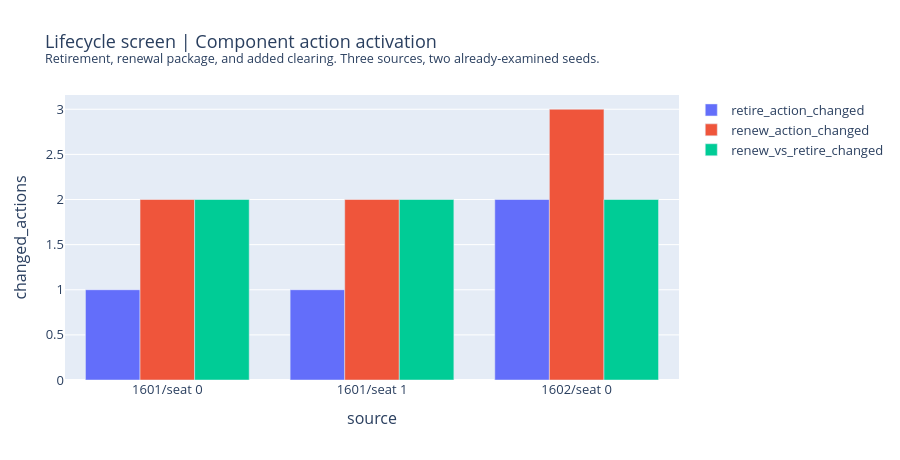
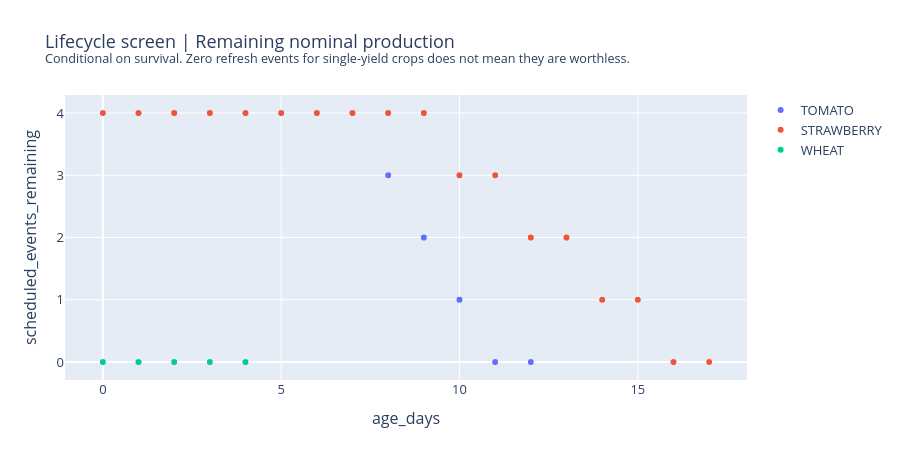
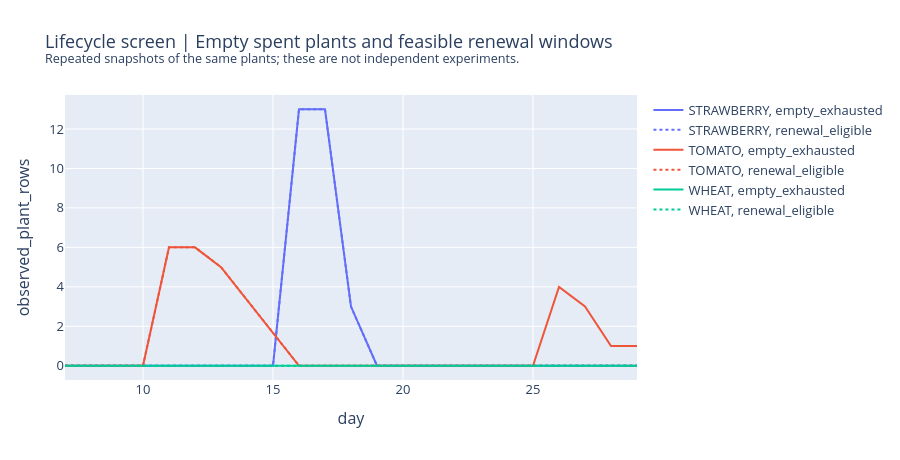
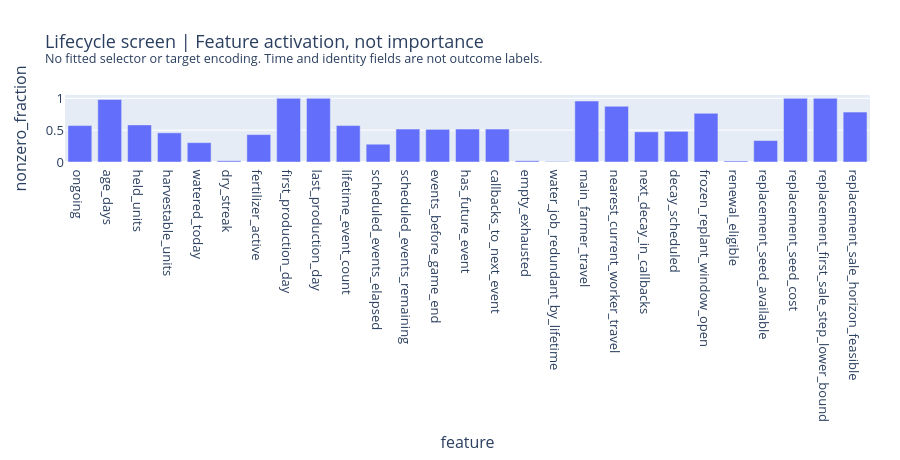

Notebook code for these charts, in order:
### Code cell
for figure in screen_figures(ROOT):
    figure.show()
    figures.append(figure)

### Figure 1 — Plotly figure (JSON) as saved in the notebook; plotly's stock layout.template omitted (floating-point values rounded to 4 significant figures)
{"data": [{"alignmentgroup": "True", "hovertemplate": "contrast=retire_action_changed<br>source=%{x}<br>changed_actions=%{y}<extra></extra>", "legendgroup": "retire_action_changed", "marker": {"color": "#636efa", "pattern": {"shape": ""}}, "name": "retire_action_changed", "offsetgroup": "retire_action_changed", "orientation": "v", "showlegend": true, "textposition": "auto", "type": "bar", "x": ["1601/seat 0", "1601/seat 1", "1602/seat 0"], "xaxis": "x", "y": [1, 1, 2], "yaxis": "y"}, {"alignmentgroup": "True", "hovertemplate": "contrast=renew_action_changed<br>source=%{x}<br>changed_actions=%{y}<extra></extra>", "legendgroup": "renew_action_changed", "marker": {"color": "#EF553B", "pattern": {"shape": ""}}, "name": "renew_action_changed", "offsetgroup": "renew_action_changed", "orientation": "v", "showlegend": true, "textposition": "auto", "type": "bar", "x": ["1601/seat 0", "1601/seat 1", "1602/seat 0"], "xaxis": "x", "y": [2, 2, 3], "yaxis": "y"}, {"alignmentgroup": "True", "hovertemplate": "contrast=renew_vs_retire_changed<br>source=%{x}<br>changed_actions=%{y}<extra></extra>", "legendgroup": "renew_vs_retire_changed", "marker": {"color": "#00cc96", "pattern": {"shape": ""}}, "name": "renew_vs_retire_changed", "offsetgroup": "renew_vs_retire_changed", "orientation": "v", "showlegend": true, "textposition": "auto", "type": "bar", "x": ["1601/seat 0", "1601/seat 1", "1602/seat 0"], "xaxis": "x", "y": [2, 2, 2], "yaxis": "y"}], "layout": {"barmode": "group", "font": {"size": 13}, "height": 460, "legend": {"title": {"text": ""}, "tracegroupgap": 0}, "margin": {"b": 80, "l": 65, "r": 30, "t": 95}, "title": {"text": "Lifecycle screen | Component action activation<br><sup>Retirement, renewal package, and added clearing. Three sources, two already-examined seeds.</sup>"}, "xaxis": {"anchor": "y", "domain": [0, 1], "title": {"text": "source"}}, "yaxis": {"anchor": "x", "domain": [0, 1], "title": {"text": "changed_actions"}}}}

### Figure 2 — Plotly figure (JSON) as saved in the notebook; plotly's stock layout.template omitted (floating-point values rounded to 4 significant figures; data arrays with more than 128 entries replaced by an {"elided": "..."} marker saying what was removed)
{"data": [{"customdata": {"elided": "815x5 float values"}, "hovertemplate": "crop=TOMATO<br>age_days=%{x}<br>scheduled_events_remaining=%{y}<br>seed=%{customdata[0]}<br>seat=%{customdata[1]}<br>step=%{customdata[2]}<br>held_units=%{customdata[3]}<br>empty_exhausted=%{customdata[4]}<extra></extra>", "legendgroup": "TOMATO", "marker": {"color": "#636efa", "symbol": "circle"}, "mode": "markers", "name": "TOMATO", "showlegend": true, "type": "scattergl", "x": {"elided": "815 float values"}, "xaxis": "x", "y": {"elided": "815 float values"}, "yaxis": "y"}, {"customdata": {"elided": "818x5 float values"}, "hovertemplate": "crop=STRAWBERRY<br>age_days=%{x}<br>scheduled_events_remaining=%{y}<br>seed=%{customdata[0]}<br>seat=%{customdata[1]}<br>step=%{customdata[2]}<br>held_units=%{customdata[3]}<br>empty_exhausted=%{customdata[4]}<extra></extra>", "legendgroup": "STRAWBERRY", "marker": {"color": "#EF553B", "symbol": "circle"}, "mode": "markers", "name": "STRAWBERRY", "showlegend": true, "type": "scattergl", "x": {"elided": "818 float values"}, "xaxis": "x", "y": {"elided": "818 float values"}, "yaxis": "y"}, {"customdata": {"elided": "1222x5 float values"}, "hovertemplate": "crop=WHEAT<br>age_days=%{x}<br>scheduled_events_remaining=%{y}<br>seed=%{customdata[0]}<br>seat=%{customdata[1]}<br>step=%{customdata[2]}<br>held_units=%{customdata[3]}<br>empty_exhausted=%{customdata[4]}<extra></extra>", "legendgroup": "WHEAT", "marker": {"color": "#00cc96", "symbol": "circle"}, "mode": "markers", "name": "WHEAT", "showlegend": true, "type": "scattergl", "x": {"elided": "1222 float values"}, "xaxis": "x", "y": {"elided": "1222 float values"}, "yaxis": "y"}], "layout": {"font": {"size": 13}, "height": 460, "legend": {"title": {"text": ""}, "tracegroupgap": 0}, "margin": {"b": 80, "l": 65, "r": 30, "t": 95}, "title": {"text": "Lifecycle screen | Remaining nominal production<br><sup>Conditional on survival. Zero refresh events for single-yield crops does not mean they are worthless.</sup>"}, "xaxis": {"anchor": "y", "domain": [0, 1], "title": {"text": "age_days"}}, "yaxis": {"anchor": "x", "domain": [0, 1], "title": {"text": "scheduled_events_remaining"}}}}

### Figure 3 — Plotly figure (JSON) as saved in the notebook; plotly's stock layout.template omitted (floating-point values rounded to 4 significant figures)
{"data": [{"hovertemplate": "crop=STRAWBERRY<br>condition=empty_exhausted<br>day=%{x}<br>observed_plant_rows=%{y}<extra></extra>", "legendgroup": "STRAWBERRY, empty_exhausted", "line": {"color": "#636efa", "dash": "solid"}, "marker": {"symbol": "circle"}, "mode": "lines", "name": "STRAWBERRY, empty_exhausted", "orientation": "v", "showlegend": true, "type": "scatter", "x": [7, 8, 9, 10, 11, 12, 13, 14, 15, 16, 17, 18, 19, 20, 21, 22, 23, 24, 25, 26, 27, 28, 29], "xaxis": "x", "y": [0.0, 0.0, 0.0, 0.0, 0.0, 0.0, 0.0, 0.0, 0.0, 13.0, 13.0, 3.0, 0.0, 0.0, 0.0, 0.0, 0.0, 0.0, 0.0, 0.0, 0.0, 0.0, 0.0], "yaxis": "y"}, {"hovertemplate": "crop=STRAWBERRY<br>condition=renewal_eligible<br>day=%{x}<br>observed_plant_rows=%{y}<extra></extra>", "legendgroup": "STRAWBERRY, renewal_eligible", "line": {"color": "#636efa", "dash": "dot"}, "marker": {"symbol": "circle"}, "mode": "lines", "name": "STRAWBERRY, renewal_eligible", "orientation": "v", "showlegend": true, "type": "scatter", "x": [7, 8, 9, 10, 11, 12, 13, 14, 15, 16, 17, 18, 19, 20, 21, 22, 23, 24, 25, 26, 27, 28, 29], "xaxis": "x", "y": [0.0, 0.0, 0.0, 0.0, 0.0, 0.0, 0.0, 0.0, 0.0, 13.0, 13.0, 3.0, 0.0, 0.0, 0.0, 0.0, 0.0, 0.0, 0.0, 0.0, 0.0, 0.0, 0.0], "yaxis": "y"}, {"hovertemplate": "crop=TOMATO<br>condition=empty_exhausted<br>day=%{x}<br>observed_plant_rows=%{y}<extra></extra>", "legendgroup": "TOMATO, empty_exhausted", "line": {"color": "#EF553B", "dash": "solid"}, "marker": {"symbol": "circle"}, "mode": "lines", "name": "TOMATO, empty_exhausted", "orientation": "v", "showlegend": true, "type": "scatter", "x": [7, 8, 9, 10, 11, 12, 13, 16, 17, 18, 19, 20, 21, 22, 23, 24, 25, 26, 27, 28, 29], "xaxis": "x", "y": [0.0, 0.0, 0.0, 0.0, 6.0, 6.0, 5.0, 0.0, 0.0, 0.0, 0.0, 0.0, 0.0, 0.0, 0.0, 0.0, 0.0, 4.0, 3.0, 1.0, 1.0], "yaxis": "y"}, {"hovertemplate": "crop=TOMATO<br>condition=renewal_eligible<br>day=%{x}<br>observed_plant_rows=%{y}<extra></extra>", "legendgroup": "TOMATO, renewal_eligible", "line": {"color": "#EF553B", "dash": "dot"}, "marker": {"symbol": "circle"}, "mode": "lines", "name": "TOMATO, renewal_eligible", "orientation": "v", "showlegend": true, "type": "scatter", "x": [7, 8, 9, 10, 11, 12, 13, 16, 17, 18, 19, 20, 21, 22, 23, 24, 25, 26, 27, 28, 29], "xaxis": "x", "y": [0.0, 0.0, 0.0, 0.0, 6.0, 6.0, 5.0, 0.0, 0.0, 0.0, 0.0, 0.0, 0.0, 0.0, 0.0, 0.0, 0.0, 0.0, 0.0, 0.0, 0.0], "yaxis": "y"}, {"hovertemplate": "crop=WHEAT<br>condition=empty_exhausted<br>day=%{x}<br>observed_plant_rows=%{y}<extra></extra>", "legendgroup": "WHEAT, empty_exhausted", "line": {"color": "#00cc96", "dash": "solid"}, "marker": {"symbol": "circle"}, "mode": "lines", "name": "WHEAT, empty_exhausted", "orientation": "v", "showlegend": true, "type": "scatter", "x": [7, 8, 9, 10, 11, 12, 13, 14, 15, 16, 17, 18, 19, 20, 21, 22, 23, 24, 25, 26, 27, 28, 29], "xaxis": "x", "y": [0.0, 0.0, 0.0, 0.0, 0.0, 0.0, 0.0, 0.0, 0.0, 0.0, 0.0, 0.0, 0.0, 0.0, 0.0, 0.0, 0.0, 0.0, 0.0, 0.0, 0.0, 0.0, 0.0], "yaxis": "y"}, {"hovertemplate": "crop=WHEAT<br>condition=renewal_eligible<br>day=%{x}<br>observed_plant_rows=%{y}<extra></extra>", "legendgroup": "WHEAT, renewal_eligible", "line": {"color": "#00cc96", "dash": "dot"}, "marker": {"symbol": "circle"}, "mode": "lines", "name": "WHEAT, renewal_eligible", "orientation": "v", "showlegend": true, "type": "scatter", "x": [7, 8, 9, 10, 11, 12, 13, 14, 15, 16, 17, 18, 19, 20, 21, 22, 23, 24, 25, 26, 27, 28, 29], "xaxis": "x", "y": [0.0, 0.0, 0.0, 0.0, 0.0, 0.0, 0.0, 0.0, 0.0, 0.0, 0.0, 0.0, 0.0, 0.0, 0.0, 0.0, 0.0, 0.0, 0.0, 0.0, 0.0, 0.0, 0.0], "yaxis": "y"}], "layout": {"font": {"size": 13}, "height": 460, "legend": {"title": {"text": ""}, "tracegroupgap": 0}, "margin": {"b": 80, "l": 65, "r": 30, "t": 95}, "title": {"text": "Lifecycle screen | Empty spent plants and feasible renewal windows<br><sup>Repeated snapshots of the same plants; these are not independent experiments.</sup>"}, "xaxis": {"anchor": "y", "domain": [0, 1], "title": {"text": "day"}}, "yaxis": {"anchor": "x", "domain": [0, 1], "title": {"text": "observed_plant_rows"}}}}

### Figure 4 — Plotly figure (JSON) as saved in the notebook; plotly's stock layout.template omitted (floating-point values rounded to 4 significant figures)
{"data": [{"hovertemplate": "feature=%{x}<br>nonzero_fraction=%{y}<extra></extra>", "legendgroup": "", "marker": {"color": "#636efa", "pattern": {"shape": ""}}, "name": "", "orientation": "v", "showlegend": false, "textposition": "auto", "type": "bar", "x": ["ongoing", "age_days", "held_units", "harvestable_units", "watered_today", "dry_streak", "fertilizer_active", "first_production_day", "last_production_day", "lifetime_event_count", "scheduled_events_elapsed", "scheduled_events_remaining", "events_before_game_end", "has_future_event", "callbacks_to_next_event", "empty_exhausted", "water_job_redundant_by_lifetime", "main_farmer_travel", "nearest_current_worker_travel", "next_decay_in_callbacks", "decay_scheduled", "frozen_replant_window_open", "renewal_eligible", "replacement_seed_available", "replacement_seed_cost", "replacement_first_sale_step_lower_bound", "replacement_sale_horizon_feasible"], "xaxis": "x", "y": [0.572, 0.9832, 0.5832, 0.4585, 0.304, 0.01926, 0.4305, 1.0, 1.0, 0.572, 0.2795, 0.518, 0.5131, 0.518, 0.518, 0.01926, 0.008056, 0.958, 0.8753, 0.4743, 0.482, 0.7643, 0.01611, 0.337, 1.0, 1.0, 0.7839], "yaxis": "y"}], "layout": {"barmode": "relative", "font": {"size": 13}, "height": 460, "legend": {"title": {"text": ""}, "tracegroupgap": 0}, "margin": {"b": 80, "l": 65, "r": 30, "t": 95}, "title": {"text": "Lifecycle screen | Feature activation, not importance<br><sup>No fitted selector or target encoding. Time and identity fields are not outcome labels.</sup>"}, "xaxis": {"anchor": "y", "domain": [0, 1], "title": {"text": "feature"}}, "yaxis": {"anchor": "x", "domain": [0, 1], "title": {"text": "nonzero_fraction"}}}}
